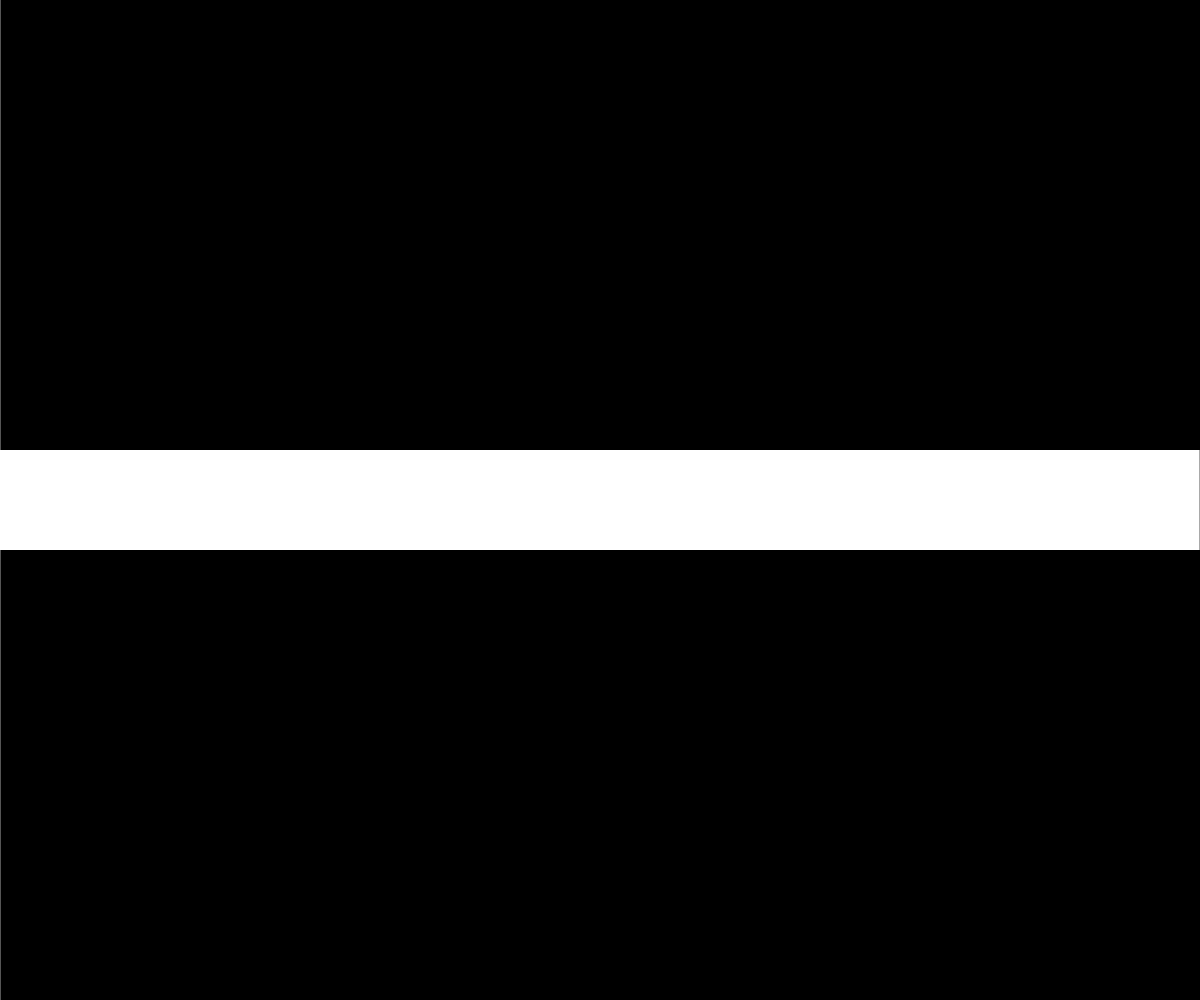
Frame 1 (no input)
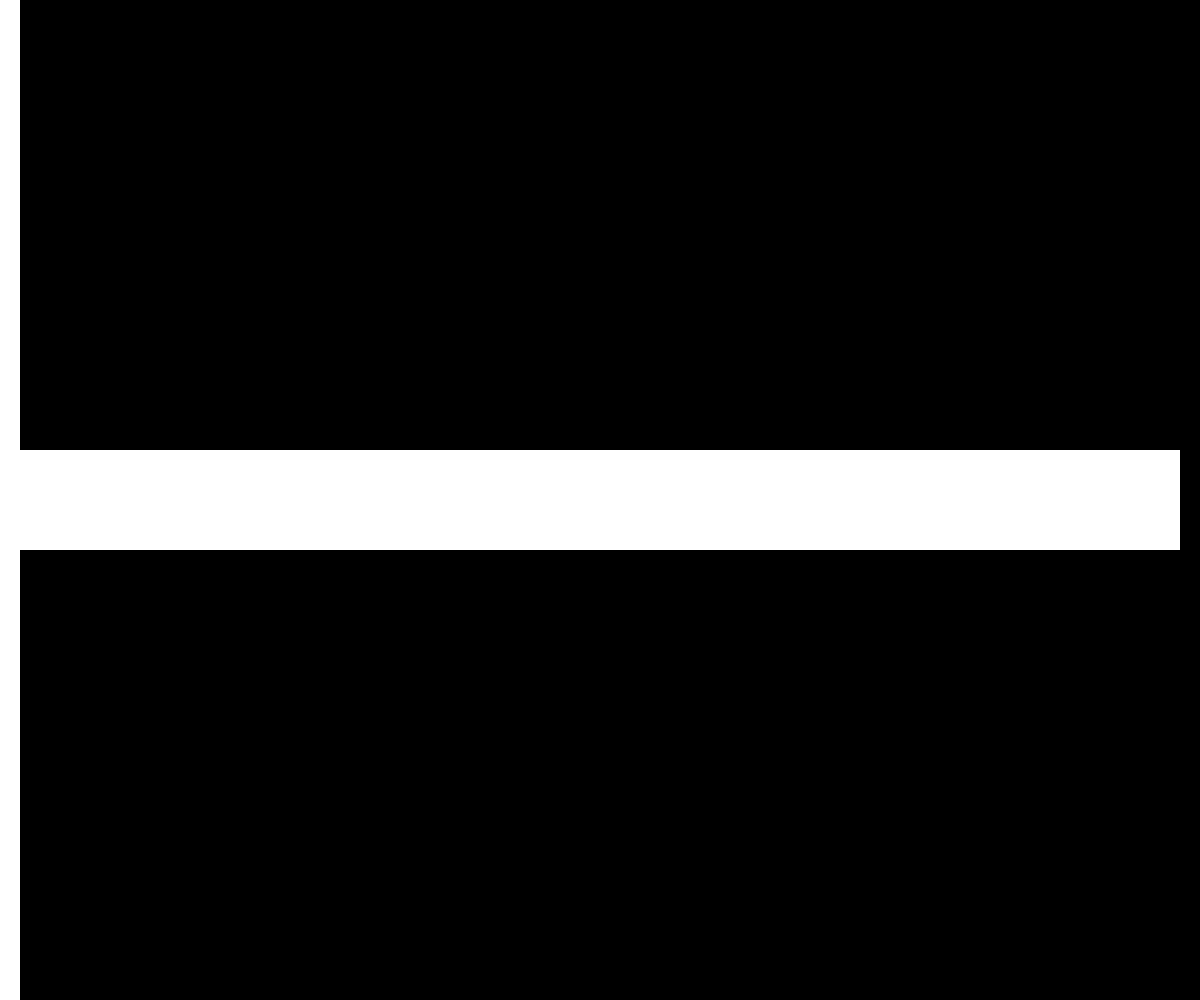
Frame 60 (no input)
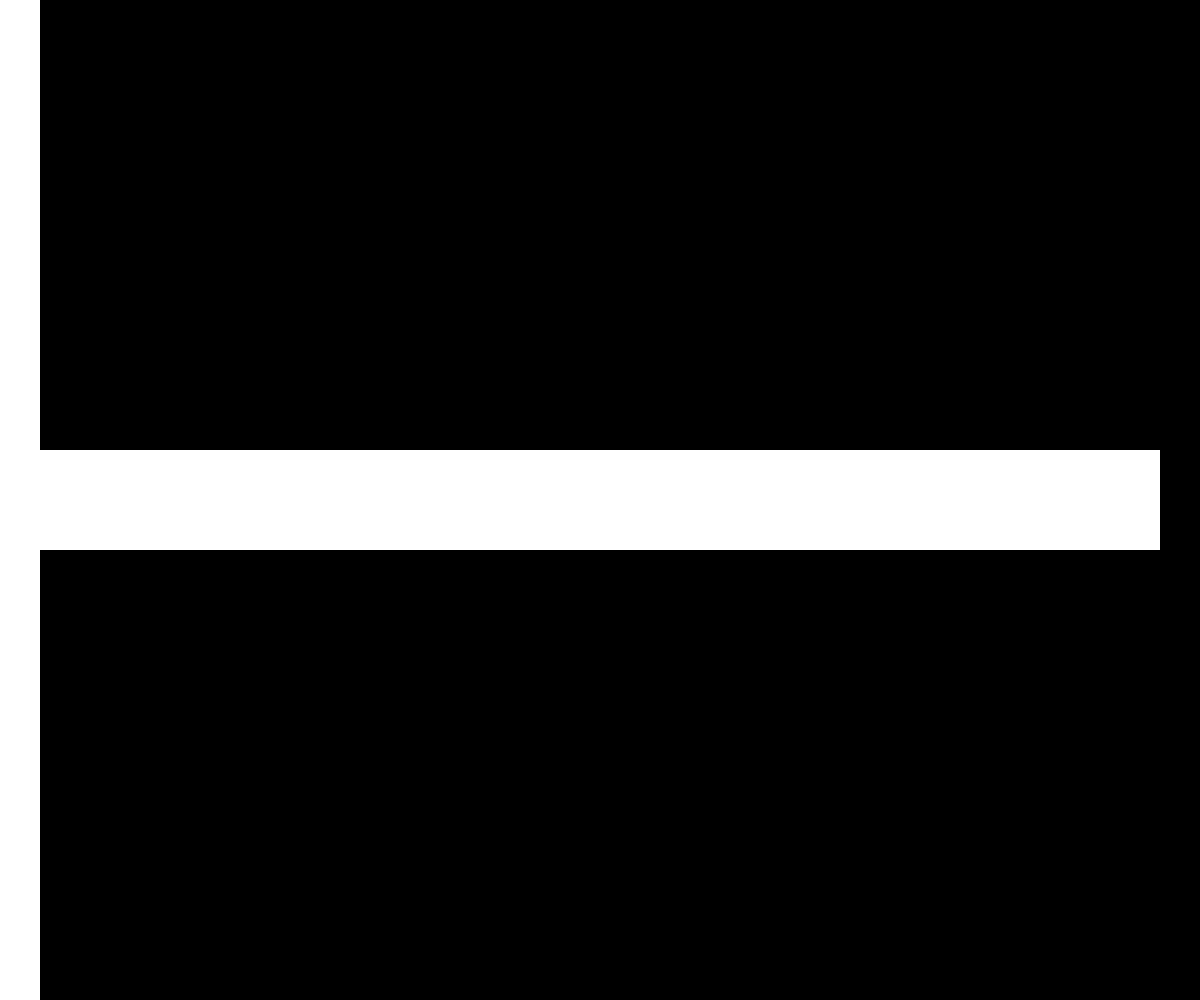
Frame 120 (the mouse pressed at the canvas centre since frame 60)

The p5.js sketch that drew these frames (run headless with seeded random() and noise() and a simulated clock; from frame 60 on, the mouse is pressed at the canvas centre):

// p5.js sketch
// ── sketch.js
let duration = 60000;
let startTime = 0;
let lastSecond = duration / 1000 + 1;

function setup() {
  createCanvas(windowWidth, windowHeight);
  noStroke();
}

function draw() {
  background(0);
  let remaining = startTime + duration - millis();
  let remainingSeconds = ceil(remaining / 1000);
  let elapsed = millis() - startTime;
  let elapsedSeconds = floor(elapsed / 1000);

  let w = map(elapsed, 0, duration, width, 0);
  rect(0, height / 2 - 50, w, 100);

  let w2 = map(elapsed, 0, duration, 0, width);
  rect(0, 0, w2, height / 2 - 50);
  rect(0, height / 2 + 50, w2, height / 2 - 50);

  if (remainingSeconds !== lastSecond) {
    console.log(elapsedSeconds, remainingSeconds);
    tick();
    lastSecond = remainingSeconds;
  }

  if (remaining <= 0) {
    startTime = millis();
    duration = random(1000, 50000);
  }
}

function tick() {
  // do stuff
}
